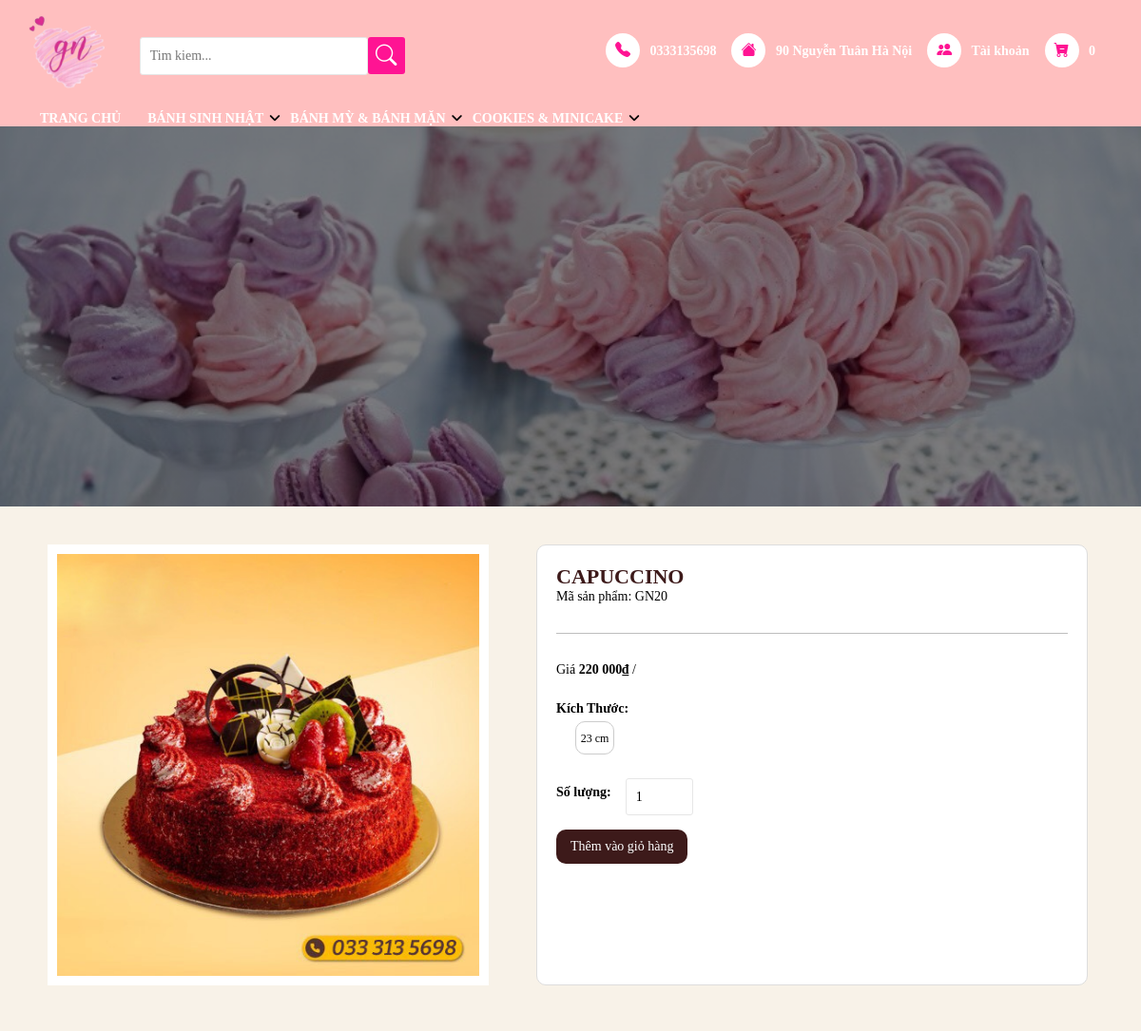
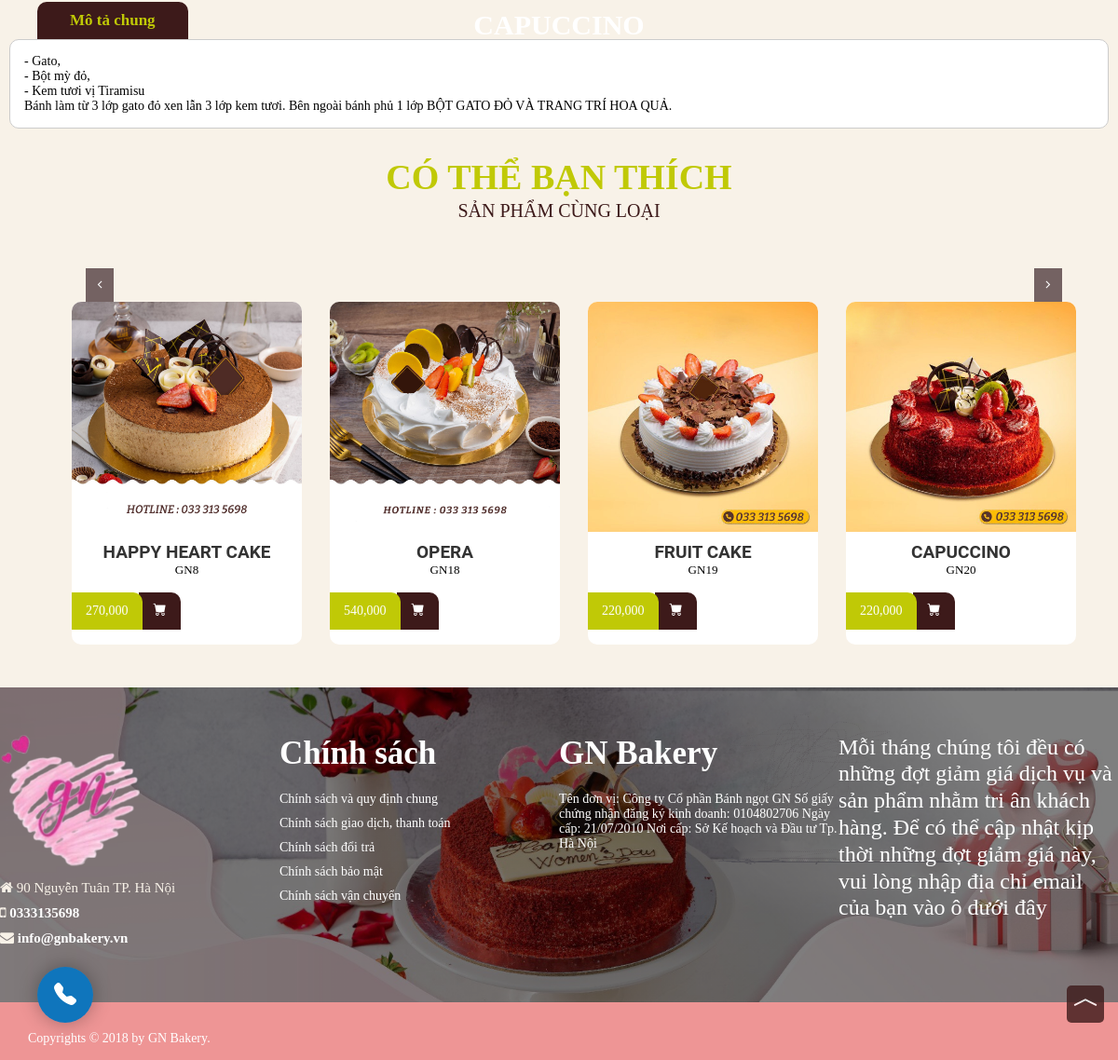
/product.php?id=20, run on the app's committed database (2 pictures, top to bottom).
### tables this page shows
CREATE TABLE `categories` (
  `id` int(11) NOT NULL,
  `name` varchar(50) NOT NULL
);

CREATE TABLE `products` (
  `id` int(11) NOT NULL,
  `name` varchar(50) NOT NULL,
  `image` varchar(255) NOT NULL,
  `size` int(11) NOT NULL,
  `price` float NOT NULL,
  `description` text NOT NULL,
  `status` tinyint(1) NOT NULL DEFAULT '1',
  `category_detail_id` int(11) NOT NULL,
  `admin_id` int(11) NOT NULL
);

### product.php (the view, shortened to what this page needs)
<?php
require_once './database/connect.php';
$id = $_GET['id'];
$sql = "select * from products
  where products.id = '$id'";
$result = mysqli_query($connect, $sql);
$each = mysqli_fetch_array($result);
$category_id = $each['category_detail_id'];
$sql = "select * from products
  where category_detail_id = '$category_id'";
$result_category = mysqli_query($connect, $sql);
?>
<!DOCTYPE html>
<html>
<head>
  <link rel="stylesheet" href="https://cdn.jsdelivr.net/npm/bootstrap-icons@1.8.1/font/bootstrap-icons.css">
  <link href="https://cdn.jsdelivr.net/npm/bootstrap@5.1.3/dist/css/bootstrap.min.css" rel="stylesheet">
  <link rel="stylesheet" type="text/css" href="css/style.css">
  <link rel="stylesheet" type="text/css" href="css/product.css">
  <link rel="stylesheet" href="https://cdnjs.cloudflare.com/ajax/libs/font-awesome/6.0.0/css/all.min.css">
  <link rel="stylesheet" type="text/css" href="https://cdn.jsdelivr.net/npm/slick-carousel@1.8.1/slick/slick.css" />
  <link rel="stylesheet" href="https://cdnjs.cloudflare.com/ajax/libs/font-awesome/4.7.0/css/font-awesome.min.css">
</head>
<body>
<?php require './header.php'; ?>
  <div class="hero-image">
    <div>
      <p class="hero-text"><?= $each['name'] ?></p>
    </div>
  </div>
  <form action="view_cart.php" method="GET">
  <div class="product">
    <div class="product-content">
       <div class="product-content-left">
                <img class="image-img" style="width:100%;" src="./assets/images/products/<?= $each['image'] ?>" data-zoom-image="./assets/images/products/<?= $each['image'] ?>" />
       </div>
        <div class="product-content-right">
                <div class="product-content-right-name">
                  <h1><?= $each['name'] ?></h1>
                  <p>Mã sản phẩm: GN<?= $each['id'] ?></p>
                </div>
                <hr>
                <div class="product-price">
                  <p class="line-price">
                    <span class="">Giá</span>
                    <span class="ProductPrice" itemprop="price" content="220000">
                      <?= number_format($each['price'], 0, '.', ' ') ?>&#8363
                    </span>/
                  </p>
                </div>
                <div class="product-select-swatch">
                  <div class="product-select-swatch-text">
                    <p>Kích Thước:</p>
                  </div>
                  <div class="select-swap">
                    <div class="data-one">
                      <label for="swatch-19" class="">
                        <?= $each['size'] ?> cm
                      </label>
                    </div>
                  </div>
                </div>
              <div class="product-quantity">
                <div class="text">
                  <p>Số lượng:</p>
                </div>
                <div class="buttons_added">
                <input type = "number" name="quantity" value = "1" max="30" min="1">
                </div>
              </div>
              <div class="product-actions">
                <button type="submit" name="add" id="AddToCart" class="btnAddtocart">Thêm vào giỏ hàng</button>
              </div>
            </div>
   </div>
  </div>
  </form>
  <div class="product-tab">
    <div class="tab">
      <button class="tablinkss">Mô tả chung</button>
    </div>
    <div class="content-product-tab">
      <div id="Content" class="tablinks">
        <?= nl2br($each['description']) ?>
      </div>
    </div>
  </div>
  <div id="Home-notice">
    <div class="latest-wrap">
      <div class="title-notice">
        <h3>CÓ THỂ BẠN THÍCH</h3>
        <h2>SẢN PHẨM CÙNG LOẠI</h2>
      </div>
      <ul class="productss">
        <?php foreach($result_category as $category_product) { ?>
        <li>
          <div class="product-item">
            <div class="product-top">
              <a href="" class="product-thumb">
                <img src="./assets/images/products/<?= $category_product['image'] ?>" alt="">
              </a>
            </div>
            <div class="product-info">
              <a href="" class="product-cat"><?= $category_product['name'] ?></a>
              <p class="product-name">GN<?= $category_product['id'] ?></p>
              <div class="product-price-action">
                <p class="product-price"><?= number_format($category_product['price'], 0, '.', ',') ?></p>
                <div class="product-action">
                <form action="view_cart.php?id=<?= $each['id'] ?>" method="POST">
                  <button type="submit" name="addcart" class="btn-action"><i class="bi bi-cart-fill"></i>
                  </button>
        </form>
                </div>
              </div>
            </div>
          </div>
        </li>
        <?php } ?>
      </ul>
    </div>
  </div>
  <footer>
    <div class="footer-top">
      <div class="wrapper">
        <div class="inner">
          <div class="grid-item">
            <div class="contact-item ">
              <div class="ft-contact">
                <div class="ft-contact-logo ">
                  <a href="/"><img style="width: 50%;height:50%;" src="img/logo.png" alt="GN BAKERY - Bánh ngọt Pháp"></a>
                </div>
                <div class="ft-contact-address">
                  <i class="fa fa-home" aria-hidden="true"></i> 90 Nguyễn Tuân TP. Hà Nội
                </div>
                <div class="ft-contact-tel">
                  <i class="fa fa-mobile" aria-hidden="true"></i> <a style="color: white; font-weight: bolder;" href="tel:0333135698">0333135698</a>
                </div>
                <div class="ft-contact-email">
                  <i class="fa fa-envelope" aria-hidden="true"></i> <a style="color: white;font-weight: bolder;" href="mailto:info@gnbakery.vn">info@gnbakery.vn</a>
                </div>
              </div>
            </div>
            <div class="menu ">
              <div class="ft-menu">
                <h4>Chính sách</h4>
                <ul class="list">
                  <li><a href="">Chính sách và quy định chung</a></li>
                  <li><a href="">Chính sách giao dịch, thanh toán</a></li>
                  <li><a href="">Chính sách đổi trả</a></li>
                  <li><a href="">Chính sách bảo mật</a></li>
                  <li><a href="">Chính sách vận chuyển</a></li>
                </ul>
              </div>
            </div>
            <div class="subscribe ">
              <div class="ft-subscribe-wrapper">
                <h4>GN Bakery</h4>
                <div class="ft-subscribe">
                  <p>Tên đơn vị: Công ty Cổ phần Bánh ngọt GN
                    Số giấy chứng nhận đăng ký kinh doanh: 0104802706
                    Ngày cấp: 21/07/2010
                    Nơi cấp: Sở Kế hoạch và Đầu tư Tp. Hà Nội
                  </p>
                </div>
              </div>
            </div>
            <div class="connect">
              <h4>Mỗi tháng chúng tôi đều có những đợt giảm giá dịch vụ và sản phẩm nhằm tri ân khách hàng. Để có thể cập nhật kịp thời những đợt giảm giá này, vui lòng nhập địa chỉ email của bạn vào ô dưới đây</h4>
            </div>
          </div>
        </div>
      </div>
    </div>
    <div class="footer-bottom">
      <div class="wrapper">
        <div class="inner">
          <div class="grid">
            <div class="grid__item ">
              <div class="ft-copyright">
                Copyrights © 2018 by <a target="_blank" href="">GN Bakery</a>.
              </div>
            </div>
          </div>
        </div>
      </div>
    </div>
  </footer>
  <div id="hotline">
    <a href="tel:0333135698" id="yBtn">
      <i class="bi bi-telephone-fill"></i>
    </a>
  </div>
  <div id="backtop">
    <i class="bi bi-chevron-compact-up"></i>
  </div>
</body>
</html>

### header.php (shortened to what this page needs)
<?php
require './database/connect.php';
    $sql = "select * from categories";
    $categories = mysqli_query($connect, $sql);
$cart = (isset($_SESSION['cart']))? $_SESSION['cart'] : [];
?>
  <header class="medium-header">
    <div class="site-header">
      <div class="header-left">
        <div class="logo">
          <h1>
            <a href="#">
              <img src="img/logo.png">
            </a>
          </h1>
        </div>
        <div class="search">
          <form action="/search" method="get" class="input-search" role="search">
            <input id="search" type="search" name="q" value placeholder="Tim kiem..." class="input-field" aria-label="Tim kiem ..." autocomplete="off">
            <span class="input-group-btn">
              <button type="submit" class="btn icon-fallback-text">
                <i class="bi bi-search" aria-hidden="true"></i>
              </button>
            </span>
          </form>
        </div>
      </div>
      <div class="header-right">
        <ul class="list-item">
          <a class="item" href="tel:0333135698">
            <i class="bi bi-telephone-fill" aria-hidden="true"></i>
            <span>0333135698</span>
          </a>
          <a class="item" href="#">
            <i class="bi bi-house-fill" aria-hidden="true"></i>
            <span>
              90 Nguyễn Tuân Hà Nội
            </span>
          </a>
          <?php if(empty($_SESSION['id'])) { ?>
            <a class="item" href="./signin.php">
              <i class="bi bi-people-fill" aria-hidden="true"></i>
              Tài khoản
            </a>
          <?php } ?>
          <a class="item" href="cart.php">
            <div class="cart-total-price">
              <i class="bi bi-cart-dash-fill" aria-hidden="true"></i>
              <?php if(empty($_SESSION['id'])) { ?><span id="CartCount">
              0</span>
              <?php } else { ?>
                <span id="CartCount"><?php echo total_item($cart) ?></span>
                <?php } ?>
            </div>
          </a>
      </div>
    </div>
    <nav class="container">
      <ul id="main-menu">
        <li><a href="./index.php">TRANG CHỦ</a></li>
        <?php foreach($categories as $category) { ?>
            <li>
                <a href="#"><?= $category['name'] ?></a>
            </li>
          <?php } ?>
      </ul>
    </nav>
  </header>

### css/product.css (style rules this page uses)
body, html { height: 100%; margin: 0; font-family:David Libre; }
.hero-image { background-image: linear-gradient(rgba(0, 0, 0, 0.5), rgba(0, 0, 0, 0.5)), url("../img/cover1.jpg"); height: 50%; background-position: center; background-repeat: no-repeat; background-size: cover; }
.hero-text { font-size: 30px; font-weight: bolder; position: absolute; top: 50%; left: 50%; transform: translate(-50%, -50%); color: white; }
.product { width: 100%; }
.product-content { background: #f8f2e8; padding: 40px 20px; display: flex; flex-wrap: wrap; width: 100%; }
.product-content-left { margin-left: 30px; width: 40%; }
.image-img { border: 10px solid white; }
.product-content-right { padding: 20px; margin-left: 50px; background: #fff; border-radius: 10px; border: solid 1px #ddd; width: 50%; }
.product-content-right-name h1 { font-size: 22px; color: #3d1a1a; margin: 0; font-weight: bolder; }
.product-content-right hr { clear: both; border-top:1px solid black; border-width: 1px 0 0; margin: 30px 0; height: 0; }
.ProductPrice { font-weight: bolder; }
.product-select-swatch { margin-top: 25px; }
.product-select-swatch-text p { margin: 0; font-weight: bold; margin-bottom: 5px; display: inline-block; position: relative; }
.select-swap { display: flex; }
.data-one { -webkit-font-smoothing: antialiased; display: inline-block; position: relative; margin-left: 20px; }
.data-one label { border-radius: 10px; float: left; width: 130%; height: 35px; margin: 0; text-align: center; line-height: 35px; white-space: nowrap; font-size: 12px; border: 1px solid #ccc; cursor: pointer; position: relative; }
.product-quantity { margin-top: 25px; display: flex; }
.product-quantity p { font-weight: bolder; margin-top: 7px; }
.buttons_added { border-radius: 10px; margin-left: 15px; opacity:1; display:inline-block; display:-ms-inline-flexbox; display:inline-flex; white-space:nowrap; vertical-align:top; }
.product-actions { margin-top: 15px; }
.product-actions #AddToCart { background: #3d1a1a; color: #fff; padding: 10px 15px; border-radius: 10px; border: none; }
.product-tab { margin: 10px; }
.tab { margin-left: 30px; overflow: hidden; }
.tablinkss { background: #3d1a1a; color: #c0c906; border: none; cursor: pointer; padding: 14px 16px; transition: 0.3s; font-size: 17px; font-weight: bolder; padding: 10px 35px; border-top-left-radius: 10px; border-top-right-radius: 10px; }
.content-product-tab { margin: 0; background: #fff; padding: 15px; border-radius: 10px; border: 1px solid #ccc ; }
ul.productss { list-style: none; display: flex; flex-wrap: wrap; justify-content: space-between; }
ul.productss li { flex-basis: 25%; padding-left: 15px; padding-right: 15px; box-sizing: border-box; margin-bottom: 30px; }
ul.productss li .product-top { overflow: hidden; }
ul.productss li img { max-width: 100%; height: auto; }
.product-item { background: white; border-radius: 10px; overflow: hidden; }
ul.productss li .product-info a { display: block; text-decoration: none; margin-top: 10px; }
ul.productss li .product-info .product-cat { text-align: center; font-size: 19px; font-weight: 600; font-family: 'Roboto', sans-serif; text-transform: uppercase; color: #333333; }
ul.productss li .product-info .product-name { text-align: center; font-size: 13px; }
ul.productss li .product-info .product-price-action .product-price { display: inline-block; padding: 0px 15px; height: 40px; line-height: 40px; background: #c0c906; color: #fff; border-top-right-radius: 10px; position: relative; z-index: 2; }
ul.productss li .product-info .product-price-action .product-action { display: inline-block; position: relative; z-index: 1; }
ul.productss li .product-info .product-price-action .product-action button { height: 40px; line-height: 40px; width: 45px; padding: 0px; margin: 0px 0px 0px -7px; background: #3d1a1a; color: #fff; border: 0px; outline: 0px; border-top-right-radius: 10px; }

### data on the page
categories: name "BÁNH SINH NHẬT"
categories: name "BÁNH MỲ & BÁNH MẶN"
categories: name "COOKIES & MINICAKE"
products: name "CAPUCCINO", image (picture), id "20", price "220 000", size "23", description "- Gato, - Bột mỳ đỏ, - Kem tươi vị Tiramisu Bánh làm từ 3 lớp gato đỏ xen lẫn 3 lớp kem tươi. Bên ngoài bánh phủ 1 lớp BỘT GATO ĐỎ VÀ TRANG TRÍ HOA QUẢ.", price "220,000"
products: image (picture), name "HAPPY HEART CAKE", id "8", price "270,000"
products: image (picture), name "OPERA", id "18", price "540,000"
products: image (picture), name "FRUIT CAKE", id "19", price "220,000"
